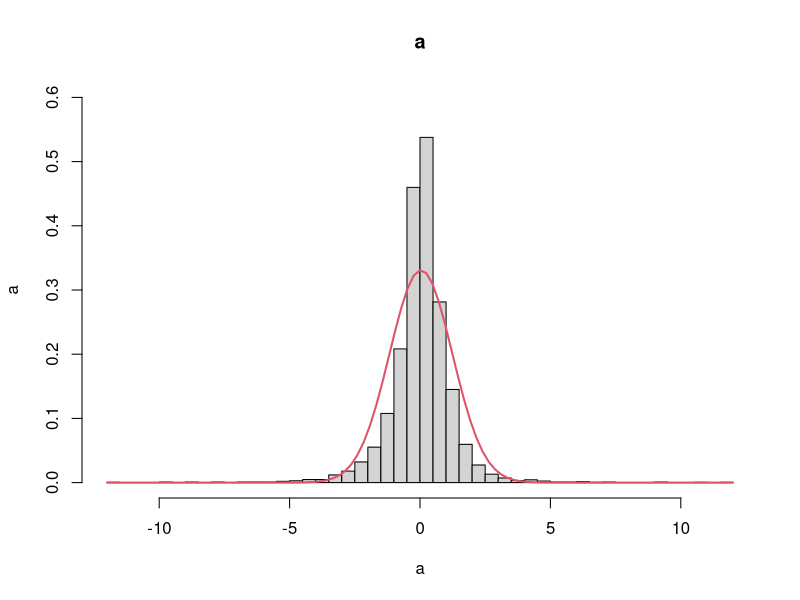
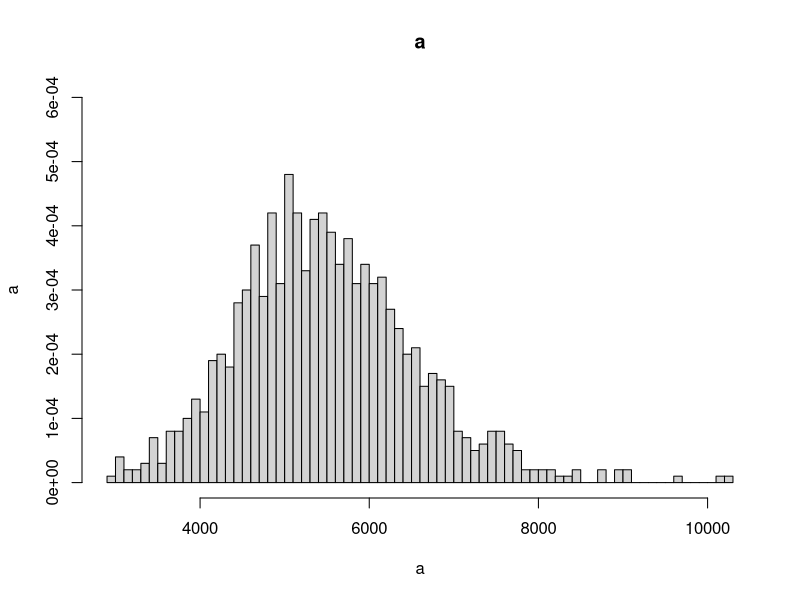

The R script that drew these images, in order:
SP500 <- read.csv("SP500.csv")

sortedSP500 <- SP500[order(SP500$Rendite), ]

sortedSP500[1:2,]

#####################################
#par(mfrow=c(2,1))
hist(SP500$Rendite,breaks=50,col="lightgrey",main="a",xlab="a",ylab="a",prob=TRUE,ylim=c(0,0.6))

mu <- mean(SP500$Rendite)
sigma <- sd(SP500$Rendite)

curve(dnorm(x,mu,sigma),col=2,lwd=2,add=TRUE)
#####################################
#1
1-pnorm(1,mu,sigma)
#2
pnorm(-2,mu,sigma)
#3
actual <- 5000
upperBound <- (5050/actual-1)*100
lowerBound <- (4950/actual-1)*100

pnorm(upperBound,mu,sigma)-pnorm(lowerBound,mu,sigma)
######################################

simDayReturn <- rnorm(1, mu, sigma)

newStockPrice <- 5000 * (1 + simDayReturn/100); newStockPrice
######################################

stockPrice <- list()
startPrice <- 5000
previousPrice <- startPrice

for (i in 1:250) {
  dayReturn <- rnorm(1,mu,sigma)
  currentPrice <- previousPrice * (1 + dayReturn/100) #calc price for today
  stockPrice[i] <- currentPrice #append to current list
  previousPrice <- currentPrice #update previousPrice (for new day)
}
#######################################

endPrice_2 <- numeric(1000)

for (j in 1:1000) {
  stockPrice_2 <- numeric(250)
  startPrice_2 <- 5000
  previousPrice_2 <- startPrice_2
  for (i in 1:250) {
    dayReturn_2 <- rnorm(1,mu,sigma)
    currentPrice_2 <- previousPrice_2 * (1 + dayReturn_2/100) #calc price for today
    stockPrice_2[i] <- currentPrice_2 #append to current list
    previousPrice_2 <- currentPrice_2 #update previousPrice (for new day)
  }
  endPrice_2[j] <- stockPrice_2[250]
}
my_data <- data.frame(x = 1:1000, value = endPrice_2)

hist(my_data$value,breaks=100,col="lightgrey",main="a",xlab="a",ylab="a",prob=TRUE,ylim=c(0,0.0006))
